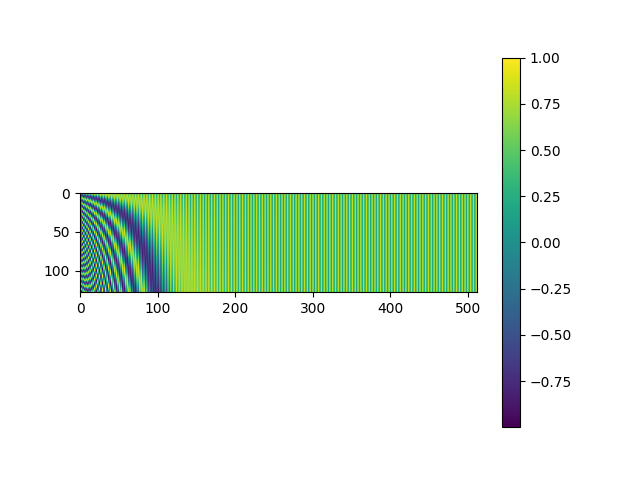

Here is the Python script that generated this plot:
import matplotlib.pyplot as plt
import torch


max_sen_len = 128
D = 512
pos_encoding = torch.zeros(max_sen_len, D)
for pos in range(max_sen_len):
    for i in range(D):
        exponent = pos / (10000 ** (2 * i / D))
        exponent = torch.FloatTensor([exponent])
        if i % 2 == 0:
            pos_encoding[pos][i] = torch.sin(exponent)
        else:
            pos_encoding[pos][i] = torch.cos(exponent)
plt.imshow(pos_encoding, cmap='viridis')
plt.colorbar()
plt.show()
